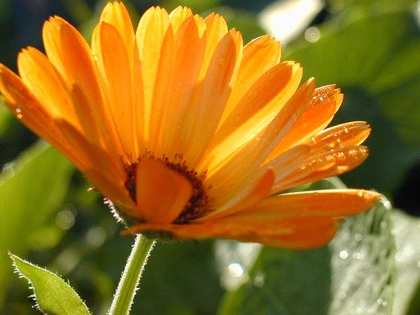
%> input picture plant.jpg, 420 x 315 px, shrunk from 640 x 480 before the run
$ octave test.m   (GNU Octave 9; MATLAB toolbox functions it lacks are replaced by stand-ins)
%> lines starting %> are read from the running program, lines starting %| are printed output that depends on the picture; in (x1, y1, x2, y2) boxes, pixels count from 0 and x2, y2 are one past the last pixel; in counts of white or black regions, pixels touching at a corner belong together; the program's own positions count from 1
I = imread('plant.jpg');
%> I is the input picture: size 315x420x3 uint8; mean R, G, B 150.2, 112.9, 31.7
% figure;

axes1 = gca;

axes(axes1);

%%%%%%%%%%%%%%%%%%%%%%%%%%%
I = double(I);
%> I: size 315x420x3 double
I1 = 0.2989*I(:,:,1)+0.5879*I(:,:,2)+0.1140*I(:,:,3);
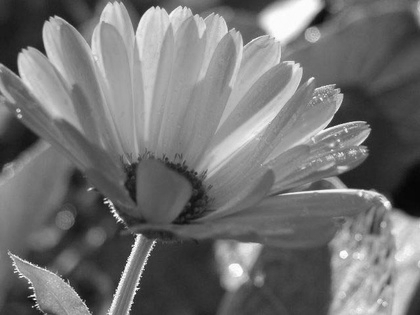
%> I1: size 315x420 double; min 5, max 254.3, mean 114.9


I2=uint8(I1);

D1 = [0 2;3 1];
D2 = [0 8 2 10; 12 4 14 6; 3 11 1 9; 15 7 13 5];
D3 = [0 32 8 40 2 34 10 42;48 16 56 24 50 18 58 26;12 44 4 36 14 46 6 38;60 28 52 20 62 30 54 22;3 35 11 43 1 33 9 41;51 19 59 27 49 17 57 25;15 47 7 39 13 45 5 37;63 31 55 23 61 29 53 21];

O1 = zeros(size(I2));
O2 = zeros(size(I2));
O3 = zeros(size(I2));
I2 = I2./(256/5);
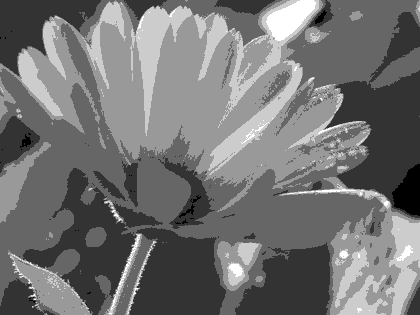
%> I2: size 315x420 uint8; min 0, max 5, mean 2.25; drawn with min black and max white

for x=1:size(I2,1)
    for y=1:size(I2,2)
        i=mod(x,size(D1,1));
        j=mod(y,size(D1,1));
        i=i+1;
        j=j+1;
        if I2(x,y) > D1(i,j)
            O1(x,y)=1;
        else
            O1(x,y)=0;
        end
    end
end
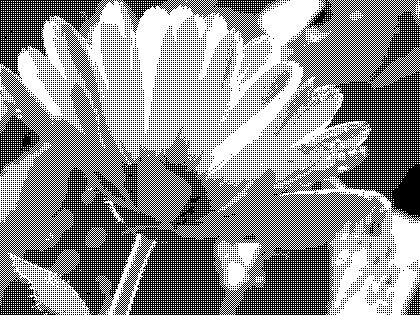
%> O1: size 315x420 double; values 0 (black) and 1 (white), 55.9% white; black in thin lines or dots

imshow(O1);

for x=1:size(I2,1)
    for y=1:size(I2,2)
        i=mod(x,size(D2,1));
        j=mod(y,size(D2,1));
        i=i+1;
        j=j+1;
        if I2(x,y) > D2(i,j)
            O2(x,y)=1;
        else
            O2(x,y)=0;
        end
    end
end
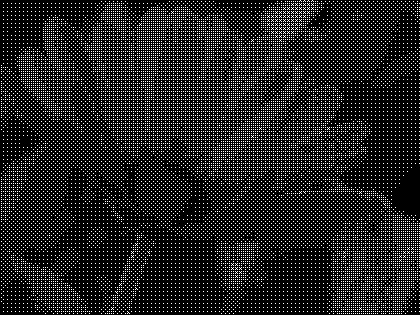
%> O2: size 315x420 double; values 0 (black) and 1 (white), 14% white in thin lines or dots

figure
imshow(O2);

for x=1:size(I2,1)
    for y=1:size(I2,2)
        i=mod(x,size(D3,1));
        j=mod(y,size(D3,1));
        i=i+1;
        j=j+1;
        if I2(x,y) > D3(i,j)
            O3(x,y)=1;
        else
            O3(x,y)=0;
        end
    end
end
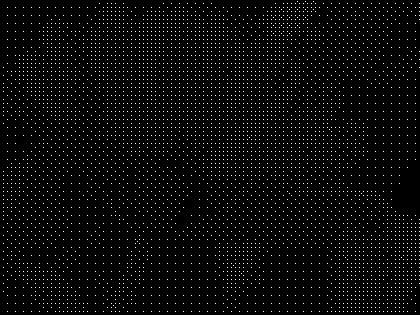
%> O3: size 315x420 double; values 0 (black) and 1 (white), 3.5% white in thin lines or dots

figure
imshow(O3);

$ run again, with btf.JPG copied over plant.jpg
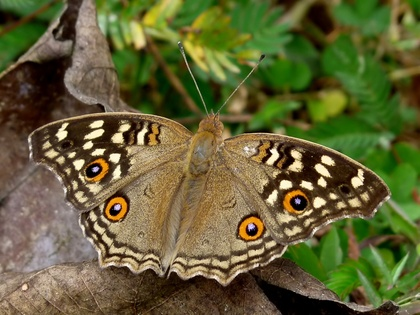
%> input picture btf.JPG, 420 x 315 px, shrunk from 2048 x 1536 before the run
%> I is the input picture: size 315x420x3 uint8; mean R, G, B 98.5, 97.1, 53.6
%> I: size 315x420x3 double
%> after the loop `for x=1:size(I2,1)`:
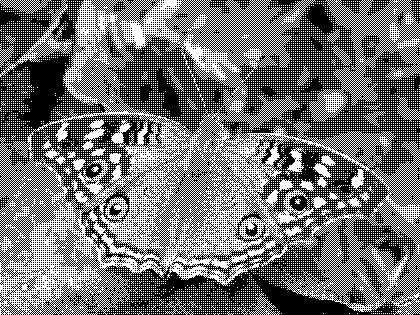
%> O1: size 315x420 double; values 0 (black) and 1 (white), 45.1% white in thin lines or dots
%> after the loop `for x=1:size(I2,1)`:
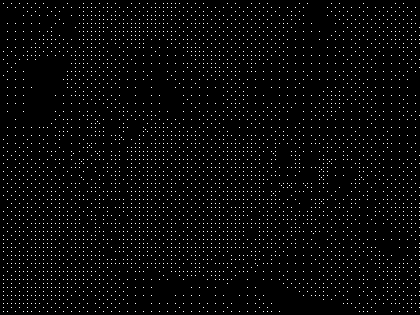
%> O3: size 315x420 double; values 0 (black) and 1 (white), 2.8% white in thin lines or dots

$ run again, with cat.jpg copied over plant.jpg
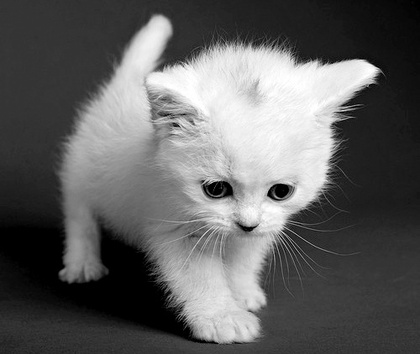
%> input picture cat.jpg, 420 x 354 px, shrunk from 500 x 422 before the run
%> I is the input picture: size 354x420x3 uint8; min 0, max 255, mean 95.7
%> I: size 354x420x3 double
%> after the loop `for x=1:size(I2,1)`:
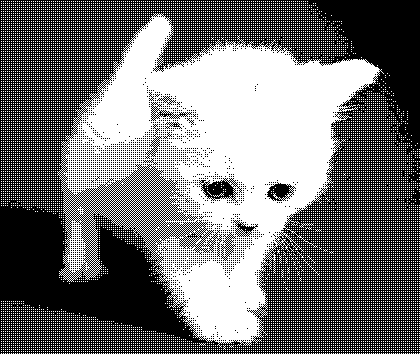
%> O1: size 354x420 double; values 0 (black) and 1 (white), 45.2% white; 16096 white regions (16093 under 20 px), largest, box (x1, y1, x2, y2) and area: (57, 13, 384, 348) 50695, (303, 259, 320, 276) 33, (299, 223, 314, 228) 26
%> after the loop `for x=1:size(I2,1)`:
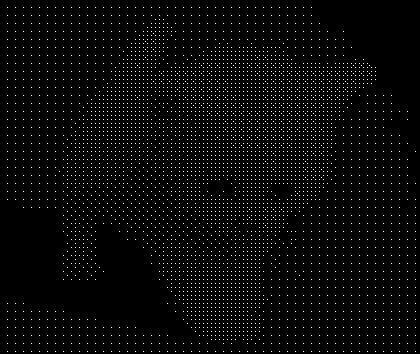
%> O3: size 354x420 double; values 0 (black) and 1 (white), 2.9% white in thin lines or dots
